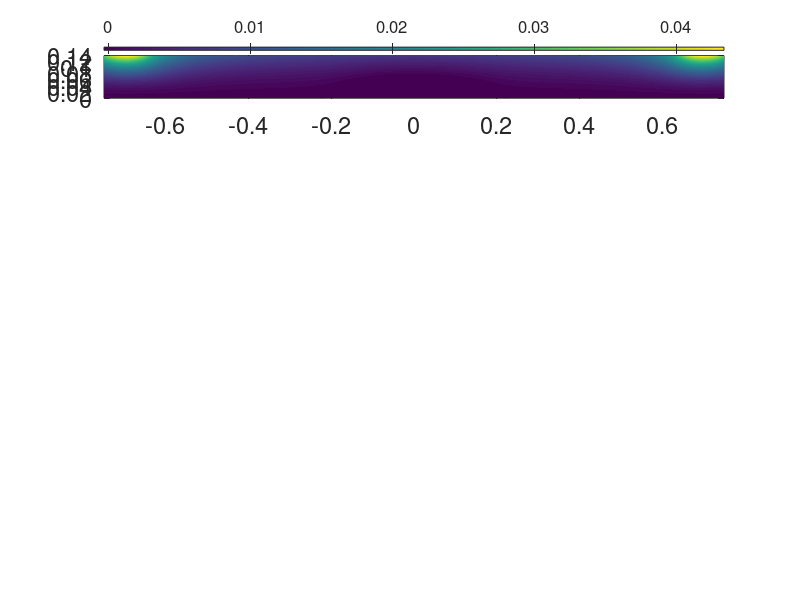

This figure's MATLAB source: (Note: this script raises an error after producing the figure.)
% Hua-sheng Xie, huashengxie@gmail.com, 2019-05-29 14:47
% Read psi(r,z) and plot
close all; clear; clc;

% load('psiq1_s2.mat');
load('psiq1.mat');
rw=max(max(Rq)); zw=max(max(Zq)); zwa=min(min(Zq));
[nRq,nZq]=size(psiq);

nR=nRq; nZ=nZq;
Rlow=0; Rup=rw; Zlow=zwa; Zup=zw;
rr=linspace(Rlow,Rup,nR); zz=linspace(Zlow,Zup,nZ);
dR=rr(2)-rr(1); dZ=zz(2)-zz(1);
[R,Z]=ndgrid(rr,zz); dR2=dR*dR; dZ2=dZ*dZ;
psi=interp2(Zq,Rq,psiq,Z,R,'spline'); % 'cubic'

Br=0.*psi; Bz=0.*psi; dp=0.*psi; J=0.*psi;
for jZ=2:(nZ-1)
    for jR=2:(nR-1)
        Br(jR,jZ)=-1/R(jR,jZ)*(psi(jR,jZ+1)-psi(jR,jZ-1))/(2*dZ);
        Bz(jR,jZ)= 1/R(jR,jZ)*(psi(jR+1,jZ)-psi(jR-1,jZ))/(2*dR);
        J(jR,jZ)=-1/R(jR,jZ)*((psi(jR+1,jZ)-2*psi(jR,jZ)+psi(jR-1,jZ))/(dR^2)...
            -1/R(jR,jZ)*(psi(jR+1,jZ)-psi(jR-1,jZ))/(2*dR)...
            +(psi(jR,jZ+1)-2*psi(jR,jZ)+psi(jR,jZ-1))/(dZ^2)); % to check
        dp(jR,jZ)=J(jR,jZ)/R(jR,jZ);
    end
end

for jZ=1:nZ
    psi(1,jZ)=psi(2,jZ); psi(nR,jZ)=psi(nR-1,jZ);
    Br(1,jZ)=Br(2,jZ); Br(nR,jZ)=Br(nR-1,jZ);
    Bz(1,jZ)=Bz(2,jZ); Bz(nR,jZ)=Bz(nR-1,jZ);
    J(1,jZ)=J(2,jZ); J(nR,jZ)=J(nR-1,jZ);
    dp(1,jZ)=dp(2,jZ); dp(nR,jZ)=dp(nR-1,jZ);
end

[jRo,jZo]=find(psi==min(min(psi)));
[jRm,jZm]=find(psi==max(max(psi)));
ro=R(jRo(1),jZo(1)); zo=Z(jRo(1),jZo(1));
zm=Z(jRm(1),jZm(1));
rm=0.14;

%%
close all;
hf=figure('unit','normalized','Position',[0.6 0.1 0.4 0.7],...
   'DefaultAxesFontSize',12);
hs1=subplot(611);
pcolor(Z,R,psi); shading interp; hold on; colorbar('northOutside');
set(gca,'Fontsize',17);
psimin=min(min(psi));
vv=[0,0.01,0.15,0.4,0.9*psimin,0.3*psimin,0.03*psimin];
[C1,h1]=contour(Z,R,psi,vv,'linewidth',1,'linestyle','-',...
    'color','k','visible','off'); hold on;
[C2,h2]=contour(Z,R,psi,[0,0],'linewidth',1,'linestyle',...
    '--','color','r','visible','off'); hold on;
ylabel('R (m)');  axis tight; box on; % title('(a) \psi');
plot(zo,ro,'rx');
ylim([0,rm]);
set(gca,'ytick',[0:0.2:rm]);

subplot(612);
pcolor(Z,R,Br); shading interp; hold on; colorbar('northOutside');
set(gca,'Fontsize',17);
ylabel('R (m)');  axis tight; box on; % title('(b) B_r');
ylim([0,rm]);
set(gca,'ytick',[0:0.2:rm]);
subplot(613);
pcolor(Z,R,Bz); shading interp; hold on; colorbar('northOutside');
set(gca,'Fontsize',17);
ylabel('R (m)');   box on; % title('(c) B_z');

subplot(614);
pcolor(Z,R,J); shading interp; hold on; colorbar('northOutside');
set(gca,'Fontsize',17);
ylabel('R (m)');  axis tight; box on; % title('(d) J_\zeta');
subplot(615);
pcolor(Z,R,dp); shading interp; hold on; colorbar('northOutside');
set(gca,'Fontsize',17);
ylabel('R (m)');  axis tight; box on;%title('(e) dp/d\psi');

JBz=J.*Bz;
JBr=J.*Br;

imethod=2;
p=0.*R;
if(imethod==1) % calculate fro dpsi

    for jR=2:nR
        p(jR,jZo)=p(jR-1,jZo)+0.5*(dp(jR-1,jZo)+dp(jR,jZo))*(psi(jR,jZo)-psi(jR-1,jZo));
    end
    for jR=1:nR
        for jZ=(jZo-1):-1:1
            p(jR,jZ)=p(jR,jZ+1)+0.5*(dp(jR,jZ)+dp(jR,jZ+1))*(psi(jR,jZ)-psi(jR,jZ+1));
        end
        for jZ=(jZo+1):1:nZ
            p(jR,jZ)=p(jR,jZ-1)+0.5*(dp(jR,jZ)+dp(jR,jZ-1))*(psi(jR,jZ)-psi(jR,jZ-1));
        end
    end
else % calculate from dr and dz
    for jR=2:nR
        p(jR,jZo)=p(jR-1,jZo)+0.5*(JBz(jR-1,jZo)+JBz(jR,jZo))*dR;
    end
    for jR=1:nR
        for jZ=(jZo-1):-1:1
            p(jR,jZ)=p(jR,jZ+1)+0.5*(JBr(jR,jZ)+JBr(jR,jZ+1))*dZ;
        end
        for jZ=(jZo+1):1:nZ
            p(jR,jZ)=p(jR,jZ-1)-0.5*(JBr(jR,jZ)+JBr(jR,jZ-1))*dZ;
        end
    end
end
p=p-min(min(p))+0.05*(max(max(p)-min(min(p))));
subplot(6,1,6);

pcolor(Z,R,p); shading interp; hold on; colorbar('northOutside');
set(gca,'Fontsize',17);
xlabel('Z (m)');ylabel('R (m)'); axis tight; box on;%title('(f) p(\psi)'); 
set(gca,'ytick',[0:0.2:rm]);

%%

C1(C1>5)=NaN;
C2(C2>5)=NaN;
strj={'\psi','B_r','B_z','J_\zeta','dp/d\psi','p(\psi)'};
for j=1:6
    subplot(6,1,j);
    plot(C1(1,:),C1(2,:),'k','linewidth',1);
    plot(C2(1,:),C2(2,:),'r--','linewidth',1);
    stj=['(',char(96+j),') '];
    stj=strcat(strj(j));
    text(0.8*zw,0.8*rw,stj,'fontsize',18,'color','m');
end

%%
dpdr=0.*p;
dpdz=0.*p;
for jR=2:(nR-1)
    for jZ=2:(nZ-1)
        dpdr(jR,jZ)=(p(jR+1,jZ)-p(jR-1,jZ))/(2*dR);
        dpdz(jR,jZ)=(p(jR,jZ+1)-p(jR,jZ-1))/(2*dZ);
    end
end
JBr_o_dpdz=-JBr./dpdz;
JBz_o_dpdr=JBz./dpdr;

[jr,jz]=ndgrid(1:nR,1:nZ);
eqdat=[reshape(jr,1,[]);reshape(jz,1,[]);reshape(R,1,[]);...
    reshape(Z,1,[]);reshape(psi,1,[]);reshape(p,1,[]);reshape(J,1,[])];
fid = fopen('frceq.dat', 'w');
fprintf(fid,'%d\n%d\n',nR,nZ);
fprintf(fid,'%5d %5d %16.7e %16.7e %16.7e %16.7e %16.7e \n',eqdat);
fclose(fid);
